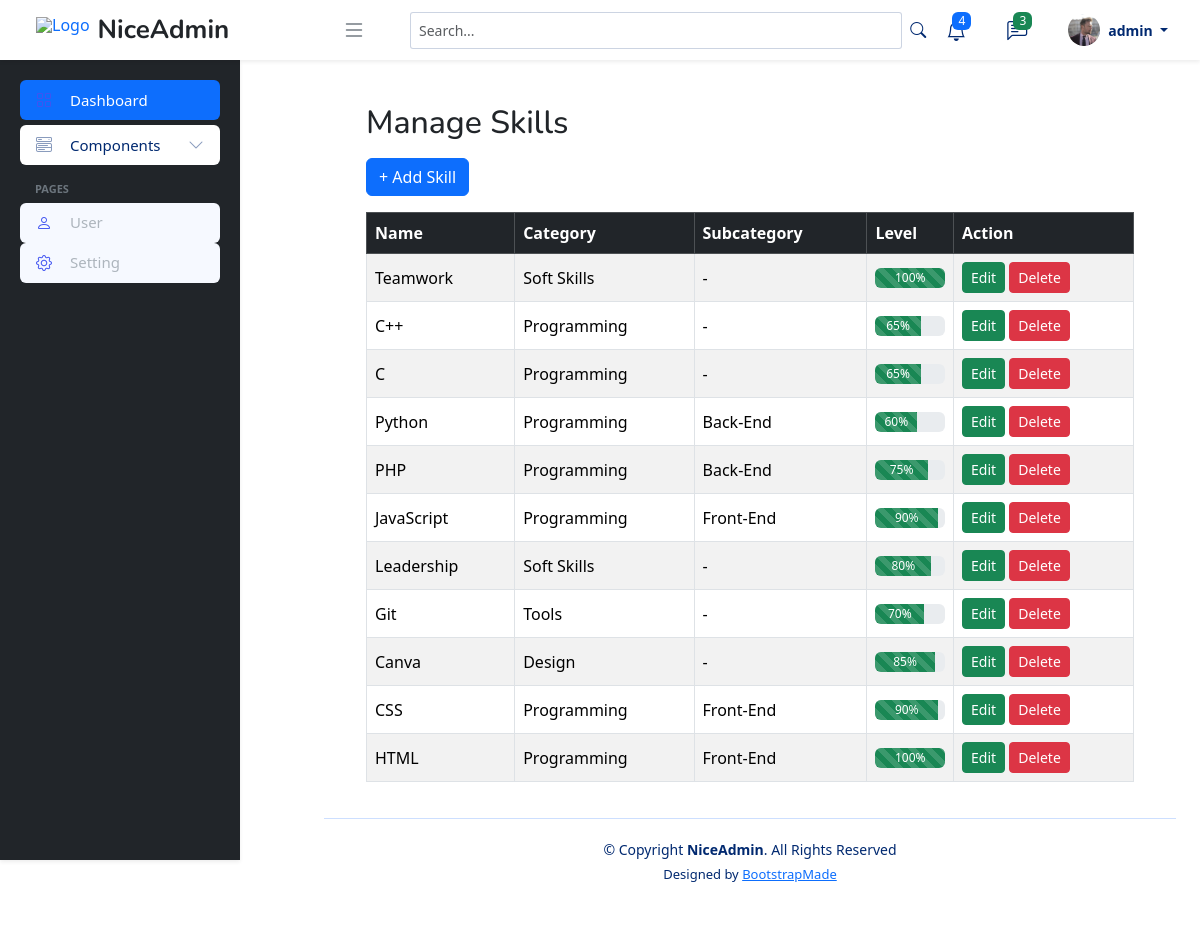
The app's page /admin/home.php?page=skills (signed in), older data.
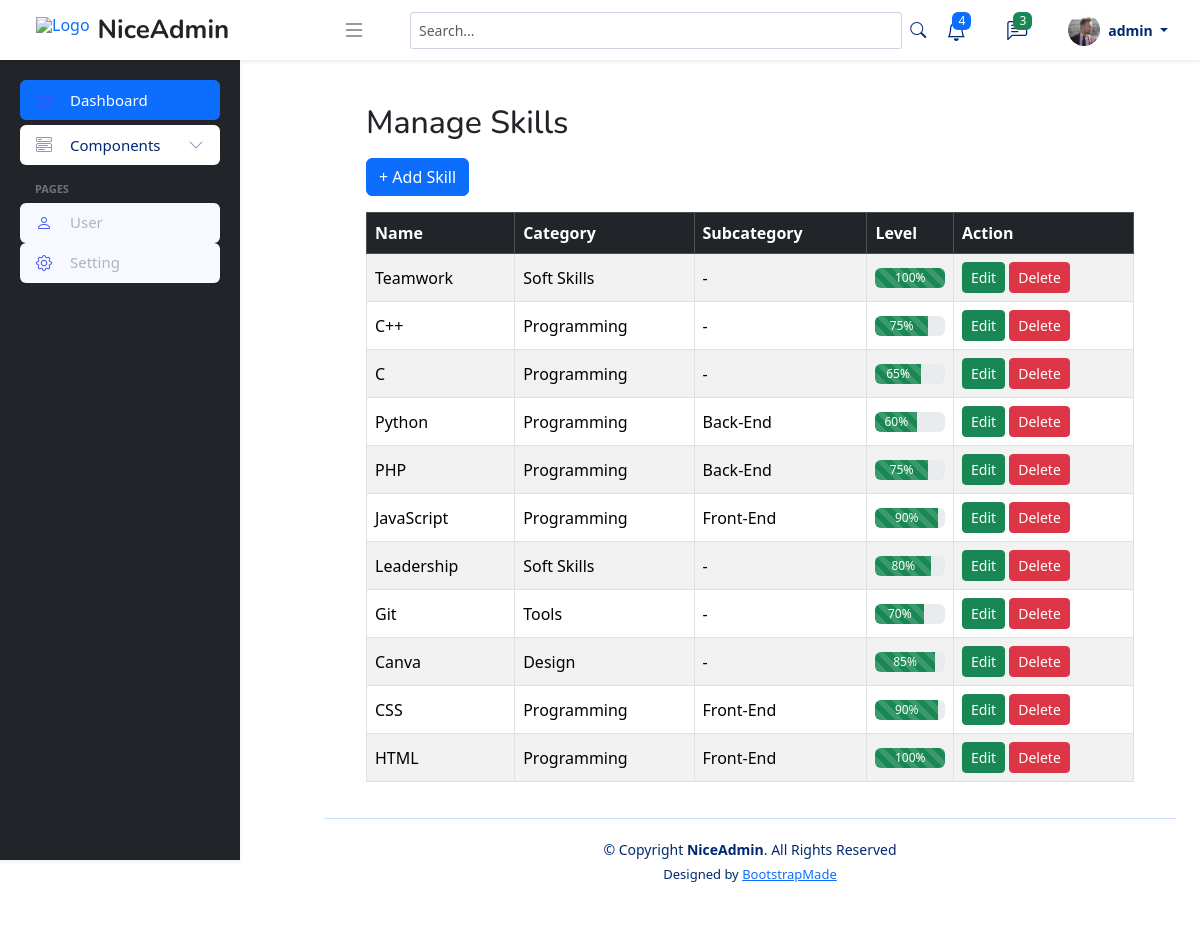
The same page, newer data.
### tables this page shows
CREATE TABLE `skills` (
  `id` int(11) NOT NULL,
  `name` varchar(100) DEFAULT NULL,
  `category` varchar(100) NOT NULL,
  `percentage` int(11) DEFAULT NULL,
  `subcategory` varchar(100) DEFAULT NULL
);

### admin/content/skills.php (the view, shortened to what this page needs)
<?php
include 'koneksi.php';
$skills = mysqli_query($koneksi, "SELECT * FROM skills ORDER BY id DESC");
?>
<!DOCTYPE html>
<html>
<head>
    <link rel="stylesheet" href="https://cdn.jsdelivr.net/npm/bootstrap@5.3.2/dist/css/bootstrap.min.css">
</head>
<body class="p-4">
<div class="container">
    <h2 class="mb-3">Manage Skills</h2>
    <a href="?page=tambah-skills" class="btn btn-primary mb-3">+ Add Skill</a>
    <table class="table table-bordered table-striped align-middle">
        <thead class="table-dark">
        <tr>
            <th>Name</th>
            <th>Category</th>
            <th>Subcategory</th>
            <th>Level</th>
            <th width="180">Action</th>
        </tr>
        </thead>
        <tbody>
        <?php while ($row = mysqli_fetch_assoc($skills)): ?>
            <tr>
                <td><?= htmlspecialchars($row['name']) ?></td>
                <td><?= htmlspecialchars($row['category']) ?></td>
                <td><?= $row['subcategory'] ? htmlspecialchars($row['subcategory']) : '-' ?></td>
                <td>
                    <div class="progress" style="height:20px;">
                        <div class="progress-bar progress-bar-striped progress-bar-animated bg-success"
                             role="progressbar"
                             style="width: <?= intval($row['percentage']) ?>%">
                            <?= intval($row['percentage']) ?>%
                        </div>
                    </div>
                </td>
                <td>
                    <a href="?page=tambah-skills&edit=<?= intval($row['id']) ?>" class="btn btn-sm btn-success">Edit</a>
                    <a href="?page=skills&delete=<?= intval($row['id']) ?>"
                       onclick="return confirm('Hapus skill ini?')"
                       class="btn btn-sm btn-danger">Delete</a>
                </td>
            </tr>
        <?php endwhile; ?>
        </tbody>
    </table>
</div>
</body>
</html>

Row changes from the older to the newer data that the page shows:
changed skills (number 2 of 11 on the later page): percentage "65" → "75"
